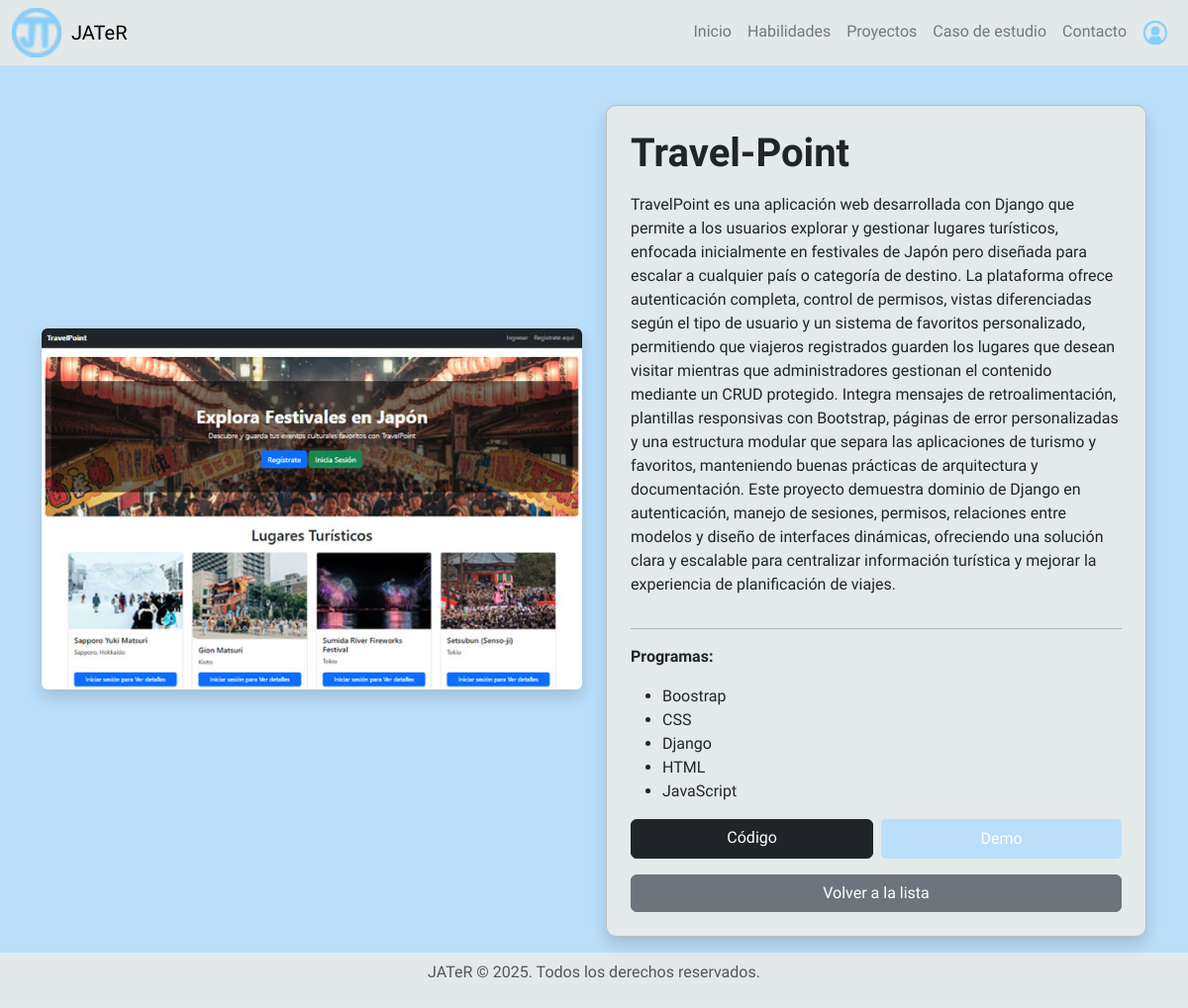
The page /proyecto/7/detalle/ on the database its author committed.
### proyectos/models.py (models this page shows, shortened)
class Proyecto(models.Model):
    titulo = models.CharField(max_length=100)
    descripcion = models.TextField()
    imagen = models.ImageField(upload_to='proyectos/', blank=True, null=True)
    fecha_publicacion = models.DateTimeField(auto_now_add=True)
    demo_url = models.URLField(blank=True, null=True)
    repo_url = models.URLField(blank=True, null=True)
    visible = models.BooleanField(default=True)
    habilidades = models.ManyToManyField(Habilidad, related_name='proyectos')
    class Meta:
        ordering = ['fecha_publicacion']

class Habilidad(models.Model):
    TIPO_HABILIDAD = [
        ('tecnica', 'Técnica'),
        ('blanda', 'Interpersonal'),
    ]
    nombre = models.CharField(max_length=100)
    experiencia = models.IntegerField(help_text="Años de experiencia")
    tipo = models.CharField(max_length=10, choices=TIPO_HABILIDAD, default='tecnica')
    class Meta:
        ordering = ['nombre']

### proyectos/views.py (the view)
# urls.py: path('proyecto/<int:pk>/detalle/', views.detalle_proyecto, name='detalle_proyecto'),
def detalle_proyecto(request, pk):
    proyecto = get_object_or_404(Proyecto, pk=pk)
    return render(request, "proyectos/detalle_proyecto.html", {"proyecto": proyecto})

### proyectos/templates/proyectos/detalle_proyecto.html (shortened to what this page needs)
{% extends 'base.html' %}
{% block content %}
<div class="container mt-4">
    <div class="row align-items-center">
        <div class="col-12 col-md-6 mb-4 d-flex justify-content-center">
            {% if proyecto.imagen %}
                <img src="{{ proyecto.imagen.url }}" class="img-fluid rounded shadow" alt="{{ proyecto.titulo }}">
            {% else %}
                <div class="p-5 bg-light rounded text-center shadow">Sin imagen disponible</div>
            {% endif %}
        </div>
        <div class="col-12 col-md-6">
            <div class="card p-4 shadow d-flex flex-column h-100">
                <h1 class="fw-bold mb-3">{{ proyecto.titulo }}</h1>
                <p>{{ proyecto.descripcion }}</p>
                {% if proyecto.habilidades.exists %}
                    <hr>
                    <p><strong>Programas:</strong></p>
                    <ul>
                        {% for hab in proyecto.habilidades.all %}
                            <li>{{ hab.nombre }}{% if hab.experiencia %} - {{ hab.experiencia }} años{% endif %}</li>
                        {% endfor %}
                    </ul>
                {% endif %}
                <div class="d-flex gap-2 mb-3">
                    {% if proyecto.repo_url %}
                        <a href="{{ proyecto.repo_url }}" target="_blank" class="btn btn-dark flex-fill">Código</a>
                    {% endif %}
                    {% if proyecto.demo_url %}
                        <a href="{{ proyecto.demo_url }}" target="_blank" class="btn-demo flex-fill">Demo</a>
                    {% endif %}
                </div>
                <a href="{% url 'lista_proyecto' %}" class="btn btn-secondary w-100 mt-auto">Volver a la lista</a>
            </div>
        </div>
    </div>
</div>
{% endblock %}

### static/css/style.css (style rules this page uses)
body { margin: 0 auto; overflow-x: hidden; background-color: #bbdefa; font-family: 'Pixelify Sans', sans-serif; }
.card { background: rgb(243, 239, 227, 0.7); border-radius: 10px; }
.btn-demo { background-color: #bbdefa; color: white; border: none; border-radius: 5px; text-align: center; text-decoration: none; line-height: 1.5; padding: 0.5rem 1rem; display: inline-block; transition: background-color 0.3s ease, transform 0.2s ease; white-space: nowrap; }

### rows shown on the page
Proyecto: imagen (picture), titulo "Travel-Point", descripcion "TravelPoint es una aplicación web desarrollada con Django que permite a los usuarios explorar y gestionar lugares turísticos, enfocada inicialmente en festivales de Japón pero diseñada para escalar a cualquier país o categoría de destino. La plataforma ofrece autenticación completa, control de permisos, vistas diferenciadas según el tipo de usuario y un sistema de favoritos personalizado, permitiendo que viajeros registrados guarden los lugares que desean visitar mientras que administradores gestionan el contenido mediante un CRUD protegido. Integra mensajes de retroalimentación, plantillas responsivas con Bootstrap, páginas de error personalizadas y una estructura modular que separa las…"
Habilidad: nombre "Boostrap"
Habilidad: nombre "CSS"
Habilidad: nombre "Django"
Habilidad: nombre "HTML"
Habilidad: nombre "JavaScript"
